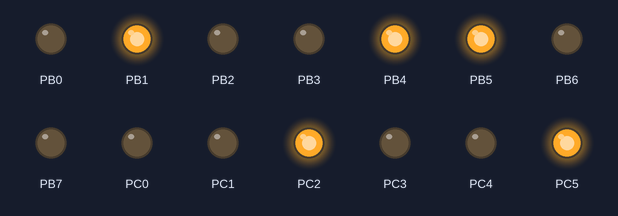
The program below on a simulated ATmega328P, built with avr-gcc and emulated at 1 MHz (the files do not name the chip). Shown: output pins drawn as LEDs (lit = HIGH). At 0.0 s the program stops and its outputs stay as they are.

Above: at 0.1 s.
Timing chart, 0 to 1.5 s (numbered marks = the images above):
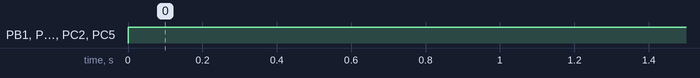

Measured:
- by itself, PB1, PB4, PB5, PC2, PC5: LOW → HIGH at 0.00 s

The program:

main.c
```c
/*
    Crear constantes A, B y C de 8 bits y mostrarlas en un array de leds
*/

#define F_CPU 1000000UL

#include <avr/io.h>

#include <util/delay.h>

int main(void) {

    // Defino las constantes B en hexadecimal, C en decimal y D en binario
    const uint8_t B = 0x96,
                  C = 76,
                  D = 0b00001111;

    // Seteo los registros de dirección como salidas (0b11111111)
    DDRB = 0xff;
    DDRC = 0xff;
    DDRD = 0xff;

    // Seteo los puertos con las constantes
    PORTB = B/3;
    PORTC = C*3;
    PORTD = C%D;

    return 0;
}
```
